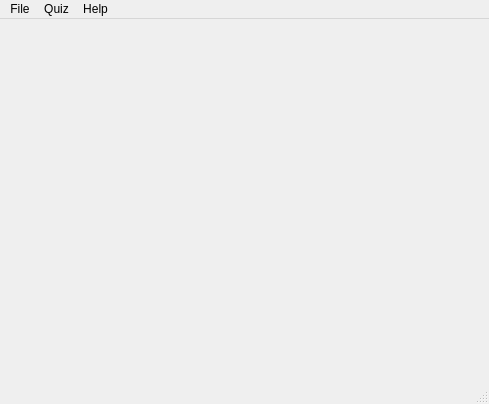
<?xml version="1.0" encoding="UTF-8"?>
<ui version="4.0">
 <class>MainWindow</class>
 <widget class="QMainWindow" name="MainWindow">
  <property name="geometry">
   <rect>
    <x>0</x>
    <y>0</y>
    <width>489</width>
    <height>404</height>
   </rect>
  </property>
  <property name="windowTitle">
   <string>MainWindow</string>
  </property>
  <widget class="QWidget" name="centralWidget"/>
  <widget class="QMenuBar" name="menuBar">
   <property name="geometry">
    <rect>
     <x>0</x>
     <y>0</y>
     <width>489</width>
     <height>19</height>
    </rect>
   </property>
   <widget class="QMenu" name="menuFile">
    <property name="title">
     <string>File</string>
    </property>
    <addaction name="actionNewQuiz"/>
    <addaction name="actionOpen_Quiz"/>
    <addaction name="actionExit"/>
   </widget>
   <widget class="QMenu" name="menuHelp">
    <property name="title">
     <string>Help</string>
    </property>
    <addaction name="actionAbout_Qt"/>
   </widget>
   <widget class="QMenu" name="menuQuiz">
    <property name="title">
     <string>Quiz</string>
    </property>
    <addaction name="actionNew_Question"/>
   </widget>
   <addaction name="menuFile"/>
   <addaction name="menuQuiz"/>
   <addaction name="menuHelp"/>
  </widget>
  <widget class="QStatusBar" name="statusBar"/>
  <action name="actionExit">
   <property name="text">
    <string>Exit</string>
   </property>
  </action>
  <action name="actionAbout_Qt">
   <property name="text">
    <string>About Qt</string>
   </property>
  </action>
  <action name="actionNew_Question">
   <property name="text">
    <string>New Question</string>
   </property>
  </action>
  <action name="actionNewQuiz">
   <property name="text">
    <string>New Quiz</string>
   </property>
   <property name="toolTip">
    <string>Create a new quiz file</string>
   </property>
   <property name="shortcut">
    <string>Ctrl+N</string>
   </property>
  </action>
  <action name="actionOpen_Quiz">
   <property name="text">
    <string>Open Quiz</string>
   </property>
   <property name="shortcut">
    <string>Ctrl+O</string>
   </property>
  </action>
 </widget>
 <layoutdefault spacing="6" margin="11"/>
 <resources/>
 <connections/>
</ui>
